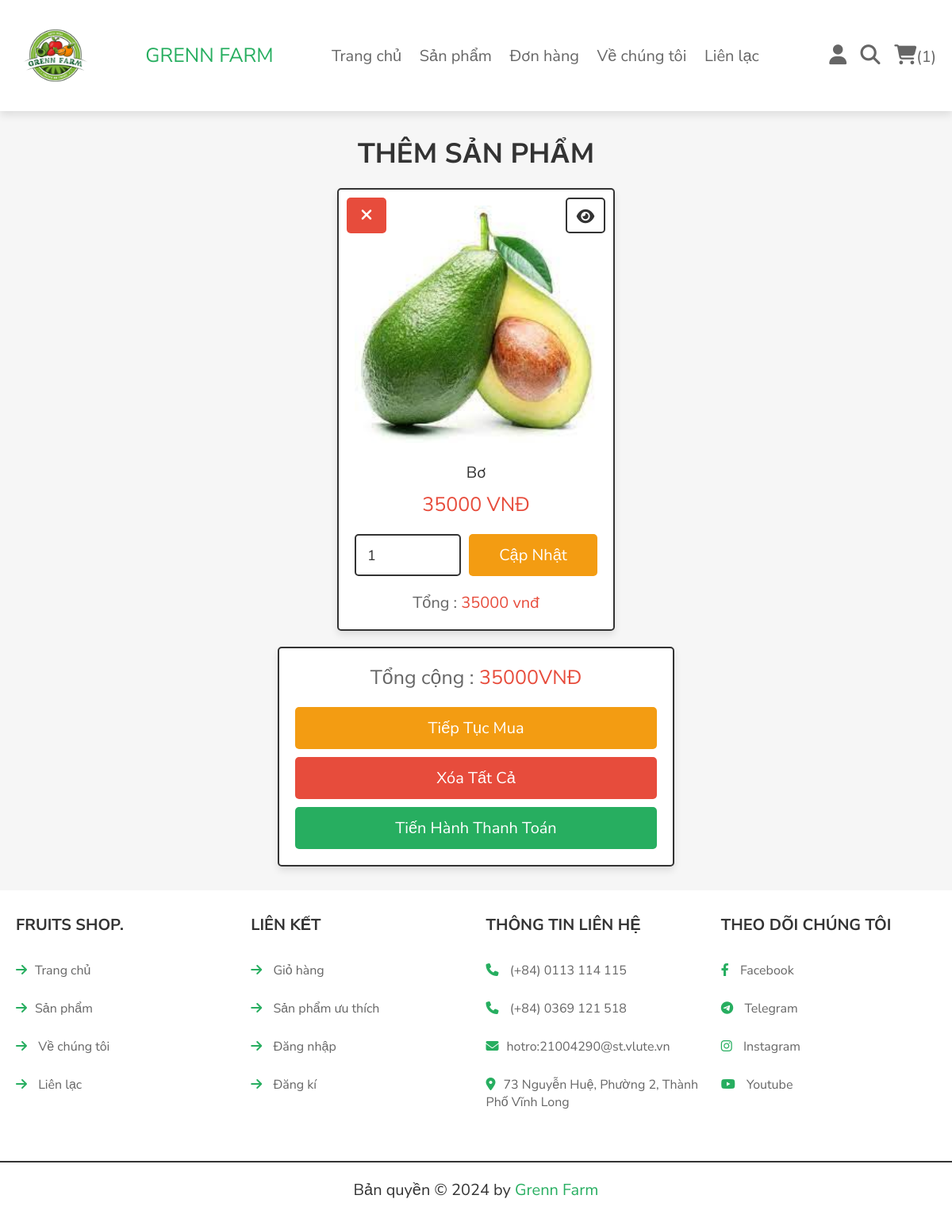
Screenshot of /cart.php (signed in) with the database file from the repository.
### tables this page shows
CREATE TABLE `cart` (
  `id` int(100) NOT NULL,
  `user_id` int(100) NOT NULL,
  `pid` int(100) NOT NULL,
  `name` varchar(100) NOT NULL,
  `price` int(100) NOT NULL,
  `quantity` int(100) NOT NULL,
  `image` varchar(100) NOT NULL
);

### cart.php (the view, shortened to what this page needs)
<?php
include 'config.php';
$user_id = $_SESSION['user_id'];
?>
<!DOCTYPE html>
<html lang="en">
<head>
   <link rel="stylesheet" href="https://cdnjs.cloudflare.com/ajax/libs/font-awesome/6.1.1/css/all.min.css">
   <link rel="stylesheet" href="css/style.css">
</head>
<body>
<?php include 'header.php'; ?>
<section class="shopping-cart">
   <h1 class="title">Thêm sản phẩm</h1>
   <div class="box-container">
   <?php
      $grand_total = 0;
      $select_cart = $conn->prepare("SELECT * FROM `cart` WHERE user_id = ?");
      $select_cart->execute([$user_id]);
      if($select_cart->rowCount() > 0){
         while($fetch_cart = $select_cart->fetch(PDO::FETCH_ASSOC)){
   ?>
   <form action="" method="POST" class="box">
      <a href="cart.php?delete=<?= $fetch_cart['id']; ?>" class="fas fa-times" onclick="return confirm('bạn đã chắc sẽ xóa nó?');"></a>
      <a href="view_page.php?pid=<?= $fetch_cart['pid']; ?>" class="fas fa-eye"></a>
      <img src="uploaded_img/<?= $fetch_cart['image']; ?>" alt="">
      <div class="name"><?= $fetch_cart['name']; ?></div>
      <div class="price"><?= $fetch_cart['price']; ?> VNĐ</div>
      <div class="flex-btn">
         <input type="number" min="1" value="<?= $fetch_cart['quantity']; ?>" class="qty" name="p_qty">
         <input type="submit" value="cập nhật" name="update_qty" class="option-btn">
      </div>
      <div class="sub-total"> Tổng : <span><?= $sub_total = ($fetch_cart['price'] * $fetch_cart['quantity']); ?> vnđ</span> </div>
   </form>
   <?php
      $grand_total += $sub_total;
      }
   }else{
      echo '<p class="empty">Giỏ hàng trống</p>';
   }
   ?>
   </div>
   <div class="cart-total">
      <p>Tổng cộng : <span><?= $grand_total; ?>VNĐ</span></p>
      <a href="shop.php" class="option-btn">Tiếp tục mua</a>
      <a href="cart.php?delete_all" class="delete-btn <?= ($grand_total > 1)?'':'disabled'; ?>">Xóa tất cả</a>
      <a href="checkout.php" class="btn <?= ($grand_total > 1)?'':'disabled'; ?>">Tiến hành thanh toán</a>
   </div>
</section>
<?php include 'footer.php'; ?>
</body>
</html>

### css/style.css (style rules this page uses)
.shopping-cart .box-container { display: grid; grid-template-columns: repeat(auto-fit, 35rem); gap:1.5rem; justify-content: center; align-items: flex-start; }
.shopping-cart .box-container .box { padding:2rem; text-align: center; border:var(--border); background-color: var(--white); box-shadow: var(--box-shadow); border-radius: .5rem; position: relative; }
.shopping-cart .box-container .box .price { padding:1rem 0; color:var(--red); font-size: 2.5rem; }
.shopping-cart .box-container .box .fa-eye { position: absolute; top:1rem; right:1rem; border-radius: .5rem; height: 4.5rem; line-height: 4.3rem; width: 5rem; border:var(--border); color:var(--black); font-size: 2rem; background-color: var(--white); }
.shopping-cart .box-container .box .fa-times { position: absolute; top:1rem; left:1rem; border-radius: .5rem; height: 4.5rem; line-height: 4.3rem; width: 5rem; color:var(--white); font-size: 2rem; background-color: var(--red); }
.shopping-cart .box-container .box img { width: 100%; margin-bottom: 1rem; }
.shopping-cart .box-container .box .name { font-size: 2rem; color:var(--black); padding-top: 1rem; }
.shopping-cart .box-container .box .qty { margin-top: 1rem; border-radius: .5rem; padding:1.2rem 1.4rem; font-size: 1.8rem; color:var(--black); border:var(--border); width: 100%; }
.shopping-cart .box-container .sub-total { margin-top: 2rem; font-size: 2rem; color:var(--light-color); }
.shopping-cart .box-container .sub-total span { color:var(--red); }
.shopping-cart .cart-total { max-width: 50rem; margin: 0 auto; margin-top: 2rem; padding:2rem; text-align: center; border:var(--border); background-color: var(--white); box-shadow: var(--box-shadow); border-radius: .5rem; }
.shopping-cart .cart-total p { margin-bottom: 2rem; font-size: 2.5rem; color:var(--light-color); }
.shopping-cart .cart-total p span { color:var(--red); }

### css/components.css (style rules this page uses)
:root { --green:#27ae60; --orange:#f39c12; --red:#e74c3c; --black:#333; --light-color:#666; --white:#fff; --light-bg:#f6f6f6; --border:.2rem solid var(--black); --box-shadow:0 .5rem 1rem rgba(0,0,0,.1); }
* { font-family: 'Nunito Sans', sans-serif; margin:0; padding:0; box-sizing: border-box; outline: none; border:none; text-decoration: none; color:var(--black); }
body { background-color: var(--light-bg); }
html { font-size: 62.5%; overflow-x: hidden; scroll-behavior: smooth; scroll-padding-top: 6.5rem; }
section { padding:3rem 2rem; max-width: 1200px; margin:0 auto; }
.btn, .delete-btn, .option-btn { display: block; width: 100%; margin-top: 1rem; border-radius: .5rem; color:var(--white); font-size: 2rem; padding:1.3rem 3rem; text-transform: capitalize; cursor: pointer; text-align: center; }
.btn { background-color: var(--green); }
.delete-btn { background-color: var(--red); }
.option-btn { background-color: var(--orange); }
.flex-btn { display: flex; flex-wrap: wrap; gap:1rem; }
.flex-btn > * { flex:1; }
.title { text-align: center; margin-bottom: 2rem; text-transform: uppercase; color:var(--black); font-size: 3.5rem; }

### rows the page displays
cart: image (picture), name "Bơ", price "35000", p_qty "1"

### other values shown
$count_cart_items->rowCount() "1"
$grand_total "35000"
